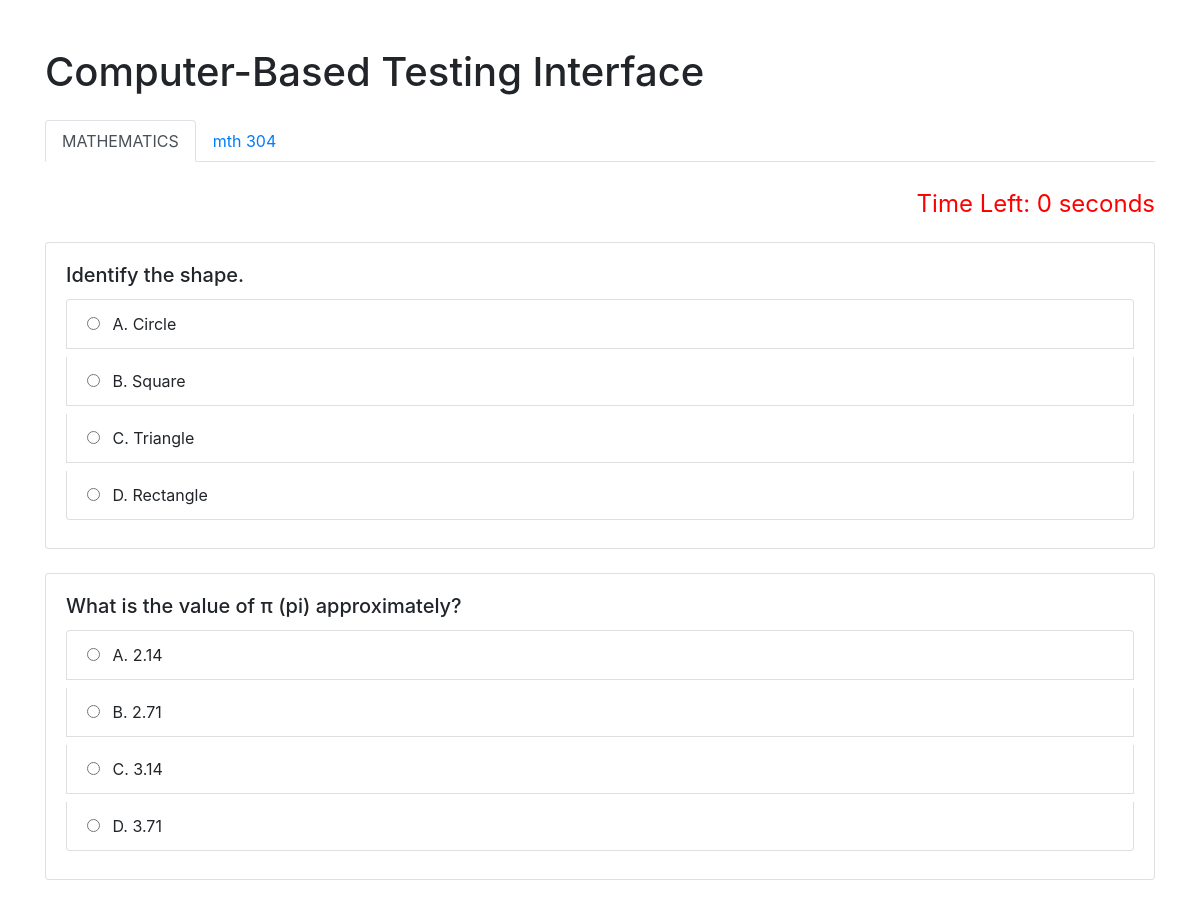
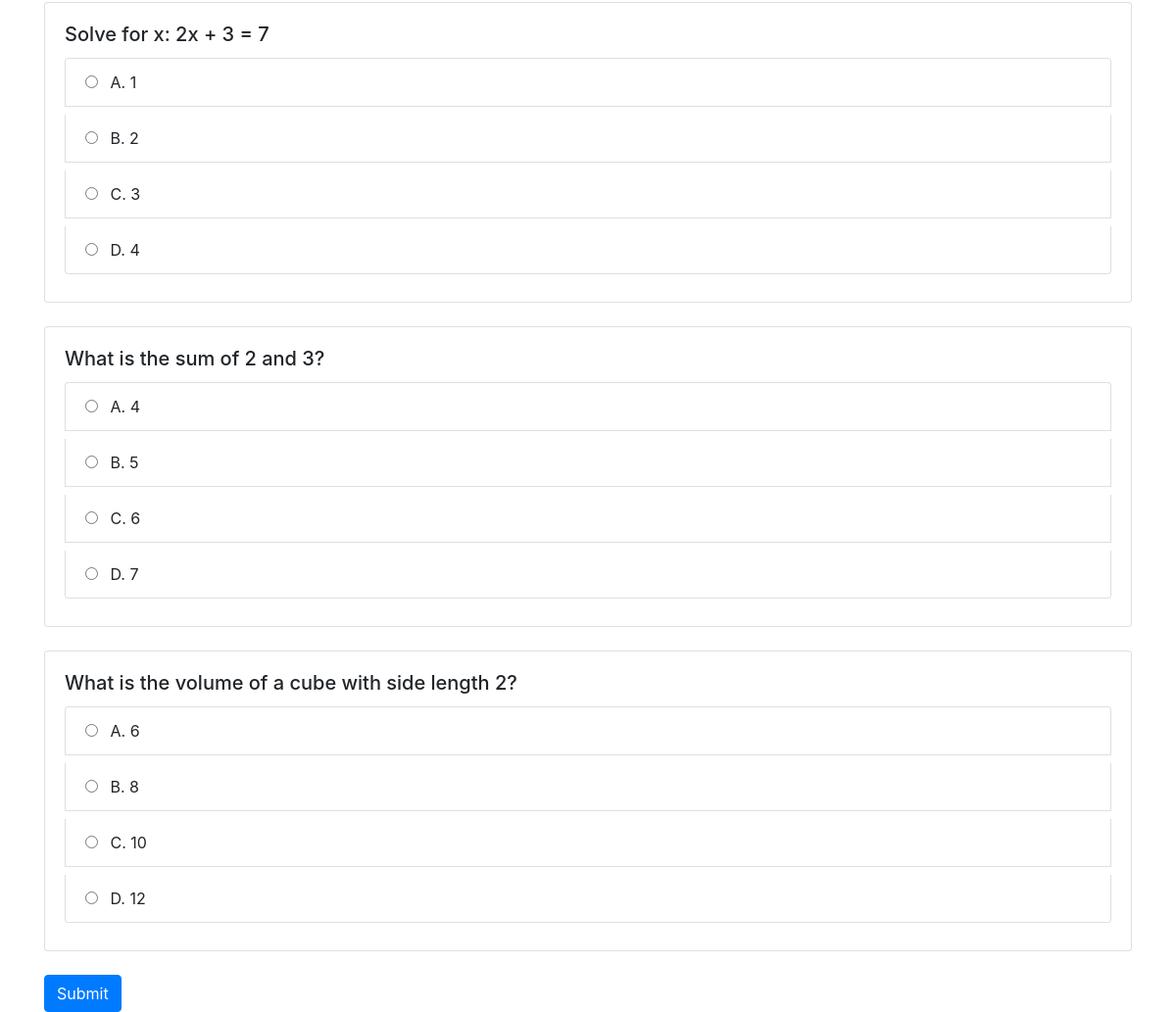
The page / (signed in) on the database its author committed (2 pictures, top to bottom).
### base/models.py (models this page shows, shortened)
class Subject(models.Model):
    name = models.CharField(max_length=255, unique=True, null=True)

class Question(models.Model):
    text = models.TextField()
    diagram = models.ImageField(upload_to='questions/diagrams/', blank=True, null=True)
    subject = models.ForeignKey(Subject, on_delete=models.CASCADE, related_name='questions',null=True)

class Answer(models.Model):
    question = models.ForeignKey(Question, related_name='answers', on_delete=models.CASCADE)
    text = models.TextField()
    is_correct = models.BooleanField(default=False)

### base/views.py (the view, shortened to what this page needs)
# urls.py: path('',views.index,name= "index"),
@login_required(login_url='login')
def index(request):
    subjects = Subject.objects.all()
    selected_subject_id = request.GET.get('subject_id')
    questions = []
    remaining_time = None
    selected_subject = None
    user_answers = []
    request.session['selected_subject_id'] = selected_subject_id
    if subjects.exists():
        if selected_subject_id:
            selected_subject = Subject.objects.get(id=selected_subject_id)
        else:
            selected_subject = subjects.first()
        exam_sessions = ExamSession.objects.filter(subject=selected_subject).order_by('shuffle_order')
        questions = [session.question for session in exam_sessions]
        if request.user.is_authenticated:
            user_results = Result.objects.filter(user=request.user, subject=selected_subject)
            user_answers = [(result.question.id, result.selected_answer.id if result.selected_answer else None) for result in user_results]
        seed = request.session.get(f'shuffle_seed_{selected_subject.id}')
        if not seed:
            seed = timezone.now().timestamp()
            request.session[f'shuffle_seed_{selected_subject.id}'] = seed
        random.seed(seed)
        random.shuffle(questions)
        if exam_sessions.exists():
            start_time = exam_sessions.first().exam_start_time
            duration = exam_sessions.first().exam_duration
            hours, minutes, seconds = map(int, duration.split(':'))
            end_time = start_time + timezone.timedelta(hours=hours, minutes=minutes, seconds=seconds)
            remaining_time = max(0, (end_time - timezone.now()).total_seconds())
    return render(request, 'index.html', {
        'subjects': subjects,
        'selected_subject': selected_subject,
        'questions': questions,
        'remaining_time': remaining_time,
        'user_answers': user_answers,
    })

### base/templates/index.html (shortened to what this page needs)
<!DOCTYPE html>
<html lang="en">
<head>
    <link rel="stylesheet" href="https://stackpath.bootstrapcdn.com/bootstrap/4.5.2/css/bootstrap.min.css">
</head>
<body>
    <div class="container">
        <h1 class="mt-5 mb-4">Computer-Based Testing Interface</h1>
        <ul class="nav nav-tabs mb-4">
            {% for subject in subjects %}
                <li class="nav-item">
                    <a class="nav-link {% if subject == selected_subject %}active{% endif %}"
                       href="{% url 'index' %}?subject_id={{ subject.id }}">
                       {{ subject.name }}
                    </a>
                </li>
            {% endfor %}
        </ul>
        <div id="timer">Time Left: {{ remaining_time|floatformat:0 }} seconds</div>
        <form method="post" action="{% url 'index' %}?subject_id={{ selected_subject.id }}">
            {% if questions %}
                {% for question in questions %}
                    <div class="card mb-4">
                        <div class="card-body">
                            <h5 class="card-title">{{ question.text }}</h5>
                            <div class="list-group">
                                {% for answer in question.answers.all %}
                                    <label class="list-group-item">
                                        <input type="radio" name="question_{{question.id}}" value="{{ answer.id }}" class="mr-2">
                                        {{ answer.text }}
                                    </label>
                                {% endfor %}
                            </div>
                        </div>
                    </div>
                {% endfor %}
                <button type="submit" class="btn btn-primary">Submit</button>
            {% else %}
                <p>No questions available for this subject.</p>
            {% endif %}
        </form>
    </div>
</body>
</html>

### base/templates/index.html (style rules this page uses)
#timer { font-size: 1.5rem; color: #ff0000; text-align: right; margin-bottom: 20px; }

### rows shown on the page
Subject: name "MATHEMATICS"
Subject: name "mth 304"
Question: text "Identify the shape."
Answer: text "A. Circle"
Answer: text "B. Square"
Answer: text "C. Triangle"
Answer: text "D. Rectangle"
Question: text "What is the value of π (pi) approximately?"
Answer: text "A. 2.14"
Answer: text "B. 2.71"
Answer: text "C. 3.14"
Answer: text "D. 3.71"
Question: text "Solve for x: 2x + 3 = 7"
Answer: text "A. 1"
Answer: text "B. 2"
Answer: text "C. 3"
Answer: text "D. 4"
Question: text "What is the sum of 2 and 3?"
Answer: text "A. 4"
Answer: text "B. 5"
Answer: text "C. 6"
Answer: text "D. 7"
Question: text "What is the volume of a cube with side length 2?"
Answer: text "A. 6"
Answer: text "B. 8"
Answer: text "C. 10"
Answer: text "D. 12"

### other values the page prints
{{ remaining_time|floatformat:0 }} "0"
